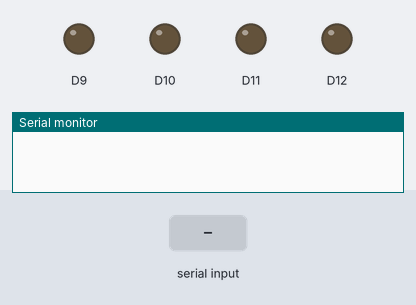
This program was run on a simulated Adafruit Feather M0. Shown: output pins drawn as LEDs (lit = HIGH), the last lines printed to the serial monitor. Inputs (shaded band) come from the test bench.

Above: at 1.2 s.
1.3 s: "1\n" received over Serial
At 2.0 s:
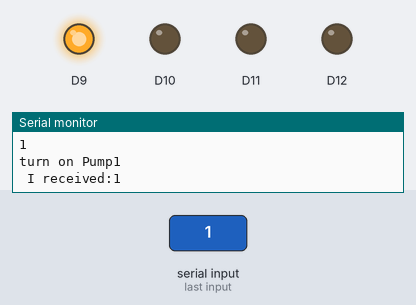
2.8 s: "0\n" received over Serial
At 3.2 s:
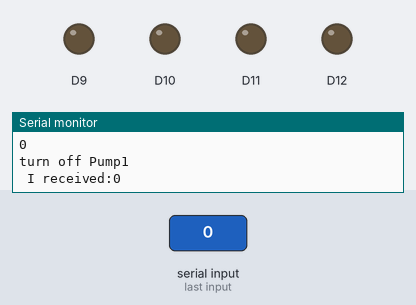
Timing chart, 0 to 5.8 s (numbered marks = the images above; inputs shaded):
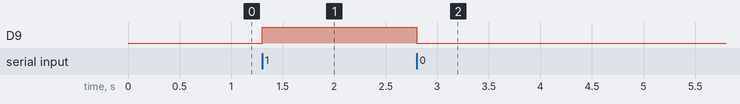

The program:

main.cpp
```cpp
#include <Arduino.h>


void setup() {

  // put your setup code here, to run once:
  pinMode(9,OUTPUT);
  pinMode(10,OUTPUT);
  pinMode(11,OUTPUT);
  pinMode(12,OUTPUT);

  Serial.begin(9600);
}

void loop() {
  // put your main code here, to run repeatedly:
  if (Serial.available() > 0) {

    String incomingMessage = Serial.readStringUntil('\n'); // read the incoming byte:

    Serial.println(incomingMessage[0]);

    if (incomingMessage[0]=='1'){
      Serial.println("turn on Pump1");
      digitalWrite(9,HIGH);
    }

    if (incomingMessage[0] == '0'){
      Serial.println("turn off Pump1");
      digitalWrite(9,LOW);
    }

    Serial.print(" I received:");

    Serial.println(incomingMessage);

}
}
```

Measured:
- after the input at 1.3 s, D9: LOW → HIGH at once
- after the input at 2.8 s, D9: HIGH → LOW at once
